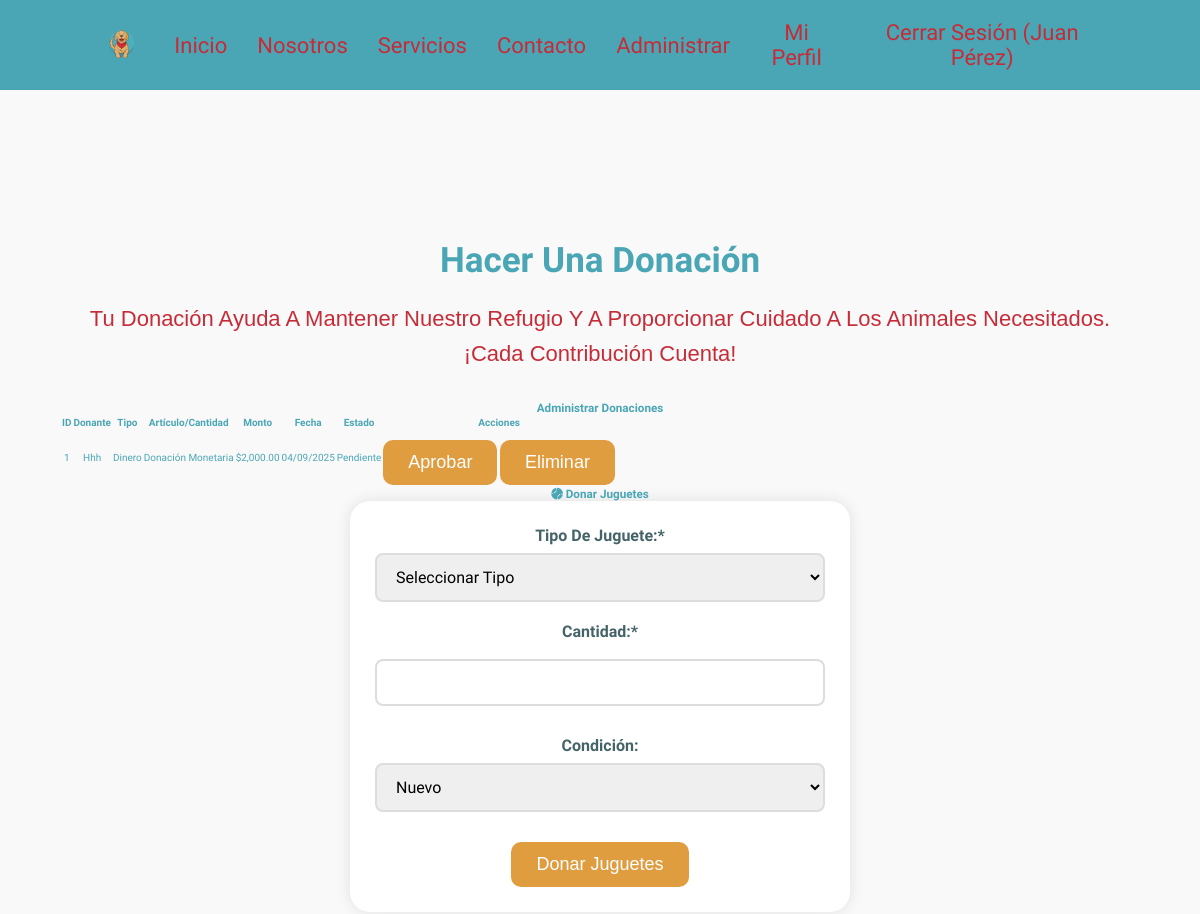
The app's page /donacion.php (signed in, upper part), older data.
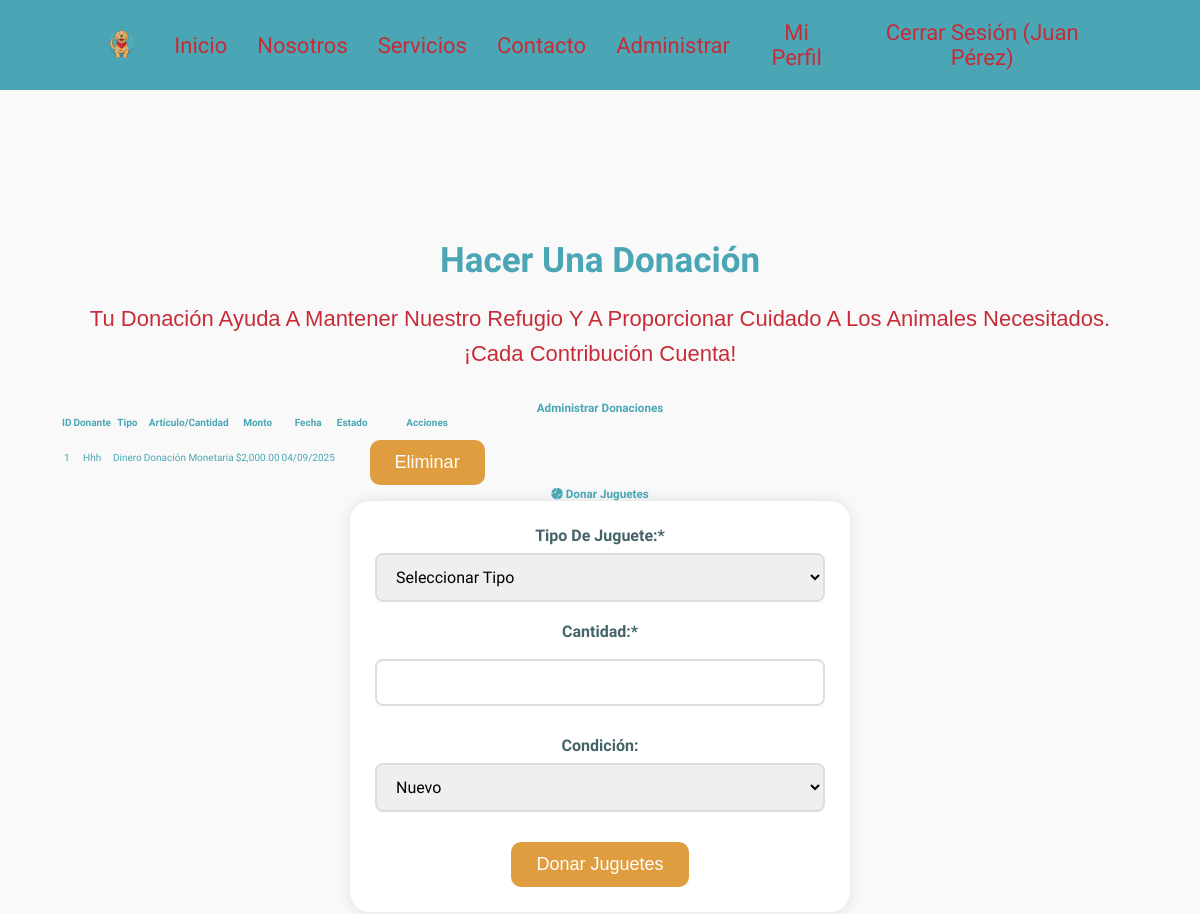
The same page, newer data.
### tables this page shows
CREATE TABLE `donaciones` (
  `id_donacion` int(11) NOT NULL,
  `tipo_donacion` enum('juguetes','comida','dinero') NOT NULL,
  `tipo_articulo` varchar(100) DEFAULT NULL,
  `cantidad` decimal(10,2) DEFAULT NULL,
  `monto` decimal(10,2) DEFAULT NULL,
  `fecha_donacion` timestamp NOT NULL DEFAULT current_timestamp(),
  `id_usuario` int(11) DEFAULT NULL,
  `estado` enum('pendiente','recibida','entregada') DEFAULT 'pendiente'
);

CREATE TABLE `usuarios` (
  `id_usuario` int(11) NOT NULL,
  `nombre` varchar(100) NOT NULL,
  `correo` varchar(100) NOT NULL,
  `contraseña` varchar(255) NOT NULL,
  `tipo_usuario` enum('adoptante','admin') DEFAULT 'adoptante',
  `fecha_registro` timestamp NOT NULL DEFAULT current_timestamp(),
  `telefono` varchar(20) DEFAULT NULL,
  `direccion` text DEFAULT NULL
);

### donacion.php (the view, shortened to what the changed rows need)
<?php
include 'conexion.php';
$es_admin = isset($_SESSION['tipo_usuario']) && $_SESSION['tipo_usuario'] === 'admin';
$donaciones = [];
if ($es_admin) {
    $sql_donaciones = "SELECT d.*, u.nombre as donante
                      FROM donaciones d
                      LEFT JOIN usuarios u ON d.id_usuario = u.id_usuario
                      ORDER BY d.fecha_donacion DESC";
    $resultado_donaciones = $conn->query($sql_donaciones);
    if ($resultado_donaciones->num_rows > 0) {
        while($fila = $resultado_donaciones->fetch_assoc()) {
            $donaciones[] = $fila;
        }
    }
}
include 'includes/header.php';
?>
<section class="content donaciones">
    <h2 class="title">Hacer una Donación</h2>
    <?php if ($es_admin): ?>
    <div class="admin-panel">
        <?php if (count($donaciones) > 0): ?>
            <div class="table-responsive">
                <table class="data-table">
                    <thead>
                        <tr>
                            <th>ID</th>
                            <th>Donante</th>
                            <th>Tipo</th>
                            <th>Artículo/Cantidad</th>
                            <th>Monto</th>
                            <th>Fecha</th>
                            <th>Estado</th>
                            <th>Acciones</th>
                        </tr>
                    </thead>
                    <tbody>
                        <?php foreach ($donaciones as $donacion): ?>
                            <tr>
                                <td><?php echo $donacion['id_donacion']; ?></td>
                                <td><?php echo $donacion['donante'] ? htmlspecialchars($donacion['donante']) : 'Anónimo'; ?></td>
                                <td><?php echo ucfirst($donacion['tipo_donacion']); ?></td>
                                <td>
                                    <?php if ($donacion['tipo_donacion'] === 'dinero'): ?>
                                        Donación monetaria
                                    <?php else: ?>
                                        <?php echo htmlspecialchars($donacion['tipo_articulo']); ?> (<?php echo $donacion['cantidad']; ?>)
                                    <?php endif; ?>
                                </td>
                                <td>
                                    <?php if ($donacion['monto'] > 0): ?>
                                        $<?php echo number_format($donacion['monto'], 2); ?>
                                    <?php else: ?>
                                        -
                                    <?php endif; ?>
                                </td>
                                <td><?php echo date('d/m/Y', strtotime($donacion['fecha_donacion'])); ?></td>
                                <td>
                                    <span class="estado-badge estado-<?php echo $donacion['estado']; ?>">
                                        <?php echo ucfirst($donacion['estado']); ?>
                                    </span>
                                </td>
                                <td>
                                    <div class="admin-actions">
                                        <?php if ($donacion['estado'] == 'pendiente'): ?>
                                            <button class="admin-btn" onclick="cambiarEstado(<?php echo $donacion['id_donacion']; ?>, 'aprobado')">Aprobar</button>
                                        <?php endif; ?>
                                        <button class="admin-btn delete" onclick="eliminarDonacion(<?php echo $donacion['id_donacion']; ?>)">Eliminar</button>
                                    </div>
                                </td>
                            </tr>
                        <?php endforeach; ?>
                    </tbody>
                </table>
            </div>
        <?php else: ?>
            <p>No hay donaciones registradas.</p>
        <?php endif; ?>
    </div>
    <?php endif; ?>
</section>
<?php
include 'includes/footer.php';
?>

Row changes from the older to the newer data that the page shows:
changed donaciones "Dinero": estado "Pendiente" → (not shown)
